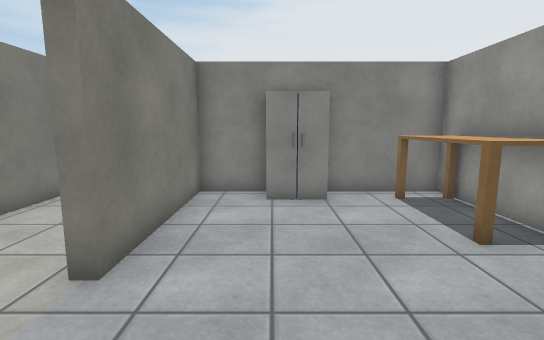
[1] (above)

24 first-person views from a walk through a robot-simulator world made for Webots. The camera is 1 m above the floor, tilts 8° down and sees 85° across. The floor is counted in squares, 0.5 m on a side. Each view is taken from the middle of a square. On the plan, view 1 faces up. The plan holds only what a view shows up to about 17 squares ahead; the rest is blank. The place goes on beyond the plan. The robots in the file are not drawn. Simple shapes and patterns stand in for the simulator's stock objects.

[2]
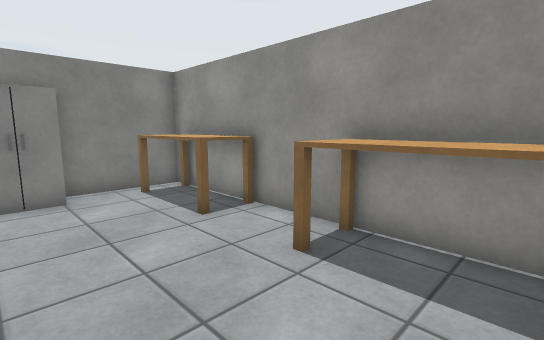

[3]
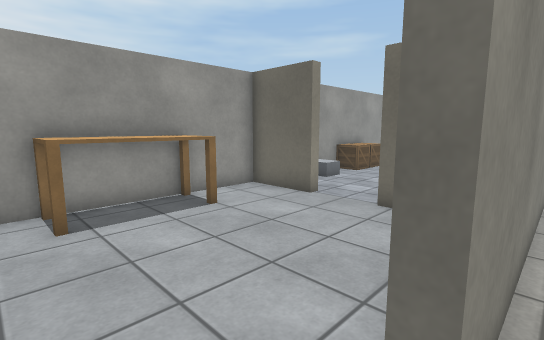

[4]
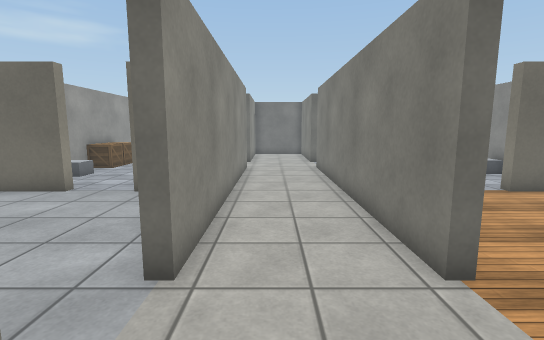

[5]
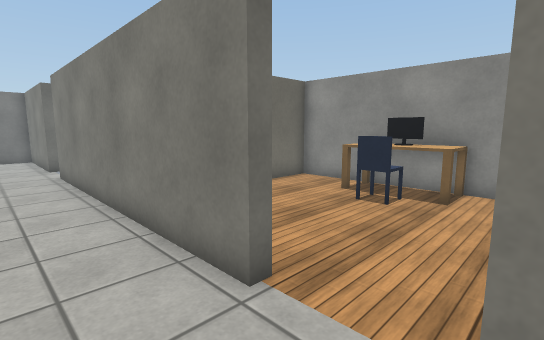

[6]
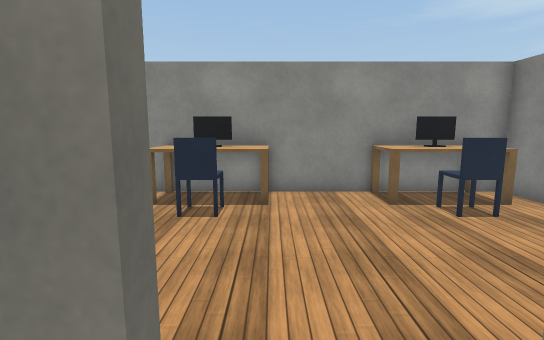

[7]
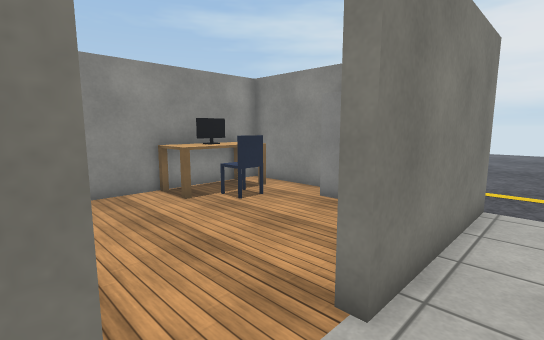

[8]
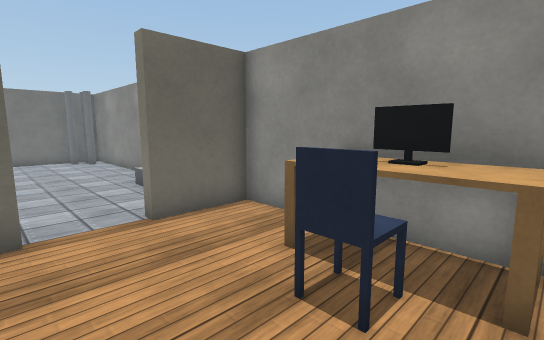

[9]
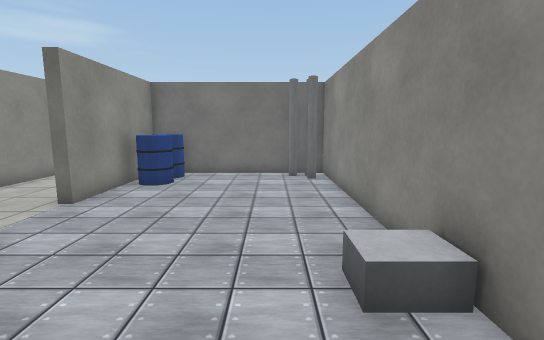

[10]
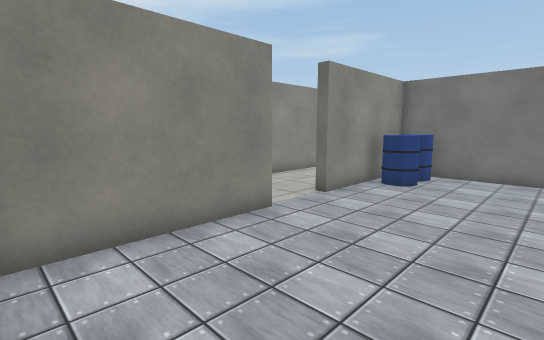

[11]
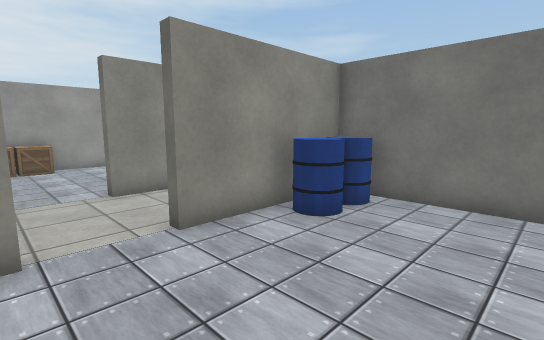

[12]
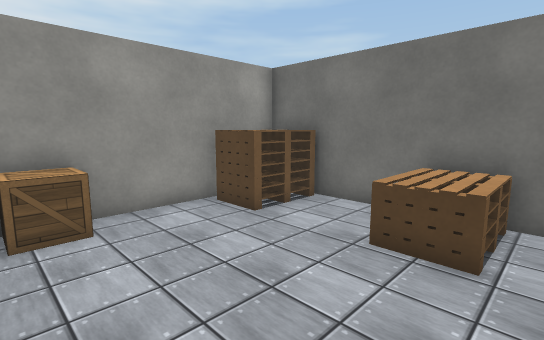

[13]
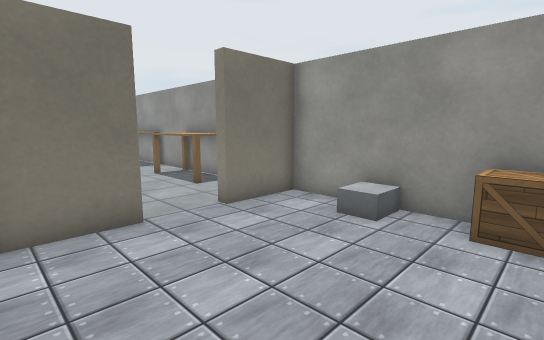

[14]
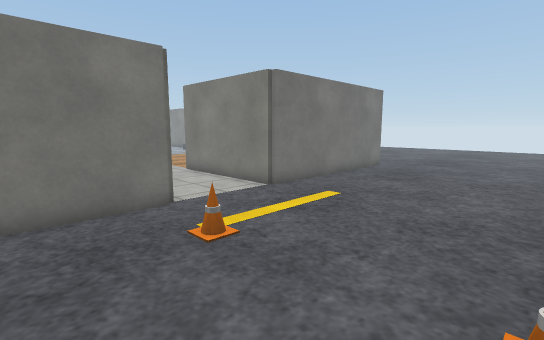

[15]
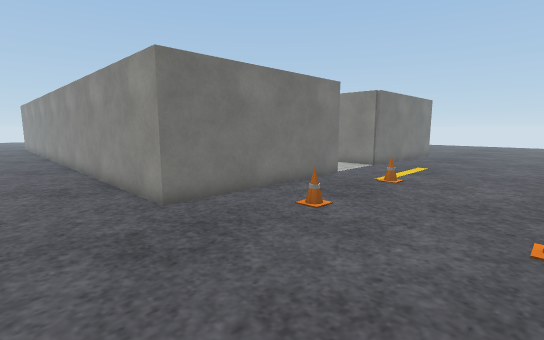

[16]
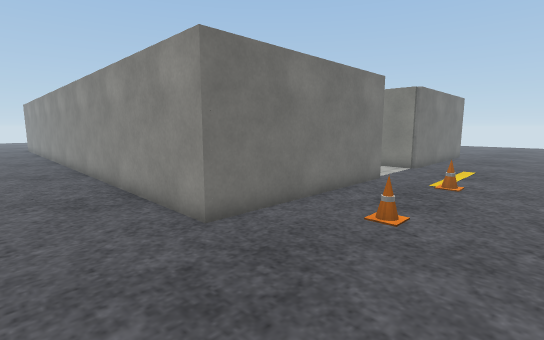

[17]
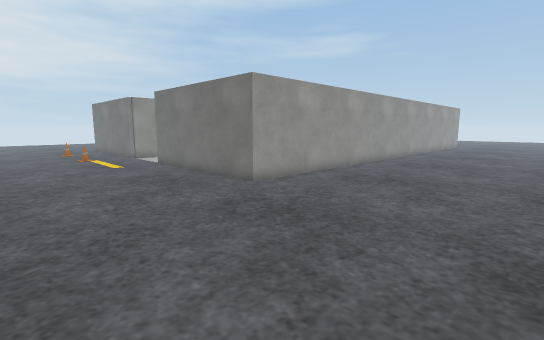

[18]
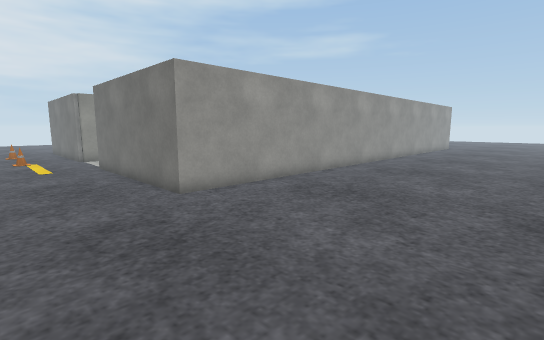

[19]
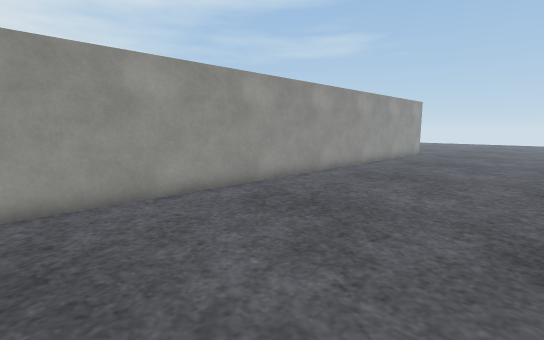

[20]
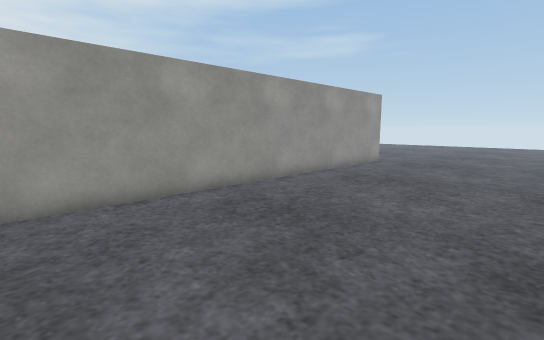

[21]
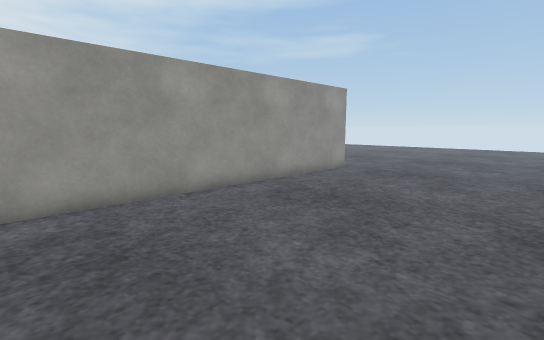

[22]
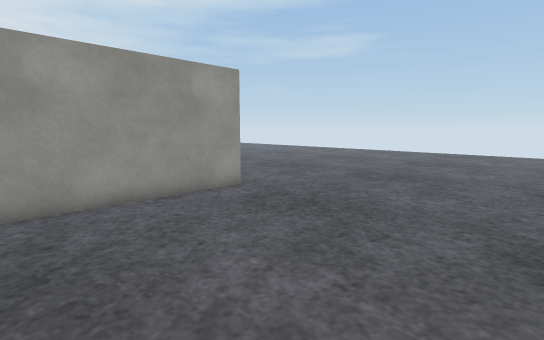

[23]
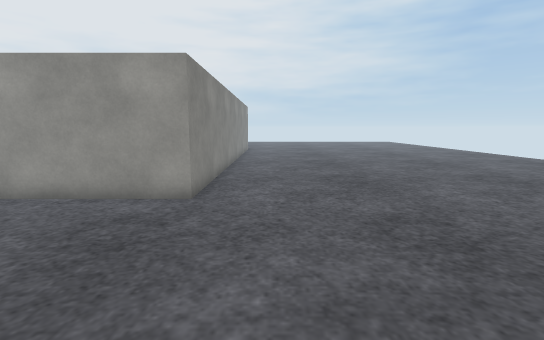

[24]
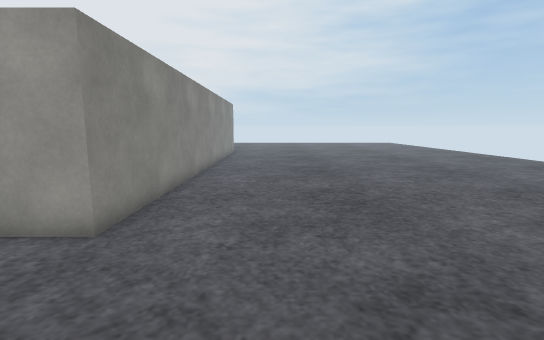

### Floor plan
Points are (right, up) in squares from view 1. A wall is a line through its corners. A room is listed if a view was taken in it or the views show most of it. See-through windows are left out.
Room 1 (views 1, 2)
walls: (5.3, 2.6) (5.3, 4.2); (2.6, -4.7) (2.6, -4.3) (5.3, -4.3) (5.3, -1.6); (0, -4.3) (0.5, -4.3); (-2.7, 1.3) (-2.2, 1.3); (5.7, 7.5) (5.7, -6.1); (5.3, 8.6) (5.3, 9.3) (1.4, 9.3); (0.6, 9.7) (1.6, 9.7); (-0.5, 9.3) (-2.3, 9.3) (-2.3, 3.7)
ways out: opening at (-2, 2.5) to room 2; opening at (1, 10) to room 2; opening at (1.5, -4) to room 2; opening at (8, 6.3) to room 2
objects: cabinet (0, 8) to (1, 9); table (4, -1) to (5, 2); table (4, 5) to (5, 8)
Room 2 (views 3, 4, 5, 6, 7, 8, 9, 10, 11, 12, 13, 14, 15, 16, 17, 18, 19, 20, 21, 22, 23, 24)
walls: (-6.7, -10.4) (-6.7, -5); (-14.3, -9.4) (-14.3, -16.5); (-14.7, -7.5) (-14.7, -1.4); (-2.7, -10.2) (-2.7, 1.3); (-6.7, -15.2) (-6.7, -12.7) (-6.3, -12.7) (-6.3, -18); (-14.3, -1.4) (-14.3, -4.3) (-11.6, -4.3) (-11.6, -4.8); (-14.7, -16.6) (-14.7, -9.4); (-6.2, -18.3) (-4.9, -18.3); (-12.5, -18.3) (-6.7, -18.3) (-6.7, -17.4); (0.5, -4.7) (-1.9, -4.7); (-6.8, 1.3) (-6.3, 1.3) (-6.3, -10.4); (-2.7, -17.6) (-2.7, -12.7) (-2.2, -12.7); (-2.6, -18.7) (-12.6, -18.7); (-14.7, 2.5) (-14.7, 4.6); (0.4, -18.3) (5.3, -18.3) (5.3, -17.4); (5.3, -9.4) (5.3, -8.6); (-2.3, 3.7) (-2.8, 3.7); (-14.3, 4.5) (-14.3, 2.5); (5.3, -6.4) (5.3, -4.7) (2.6, -4.7); (5.3, -15.2) (5.3, -12.6); (-10.4, 9.3) (-14.3, 9.3) (-14.3, 8.4); (-14.7, 8.5) (-14.7, 9.7) (-6.3, 9.7) (-6.3, 3.7) (-6.8, 3.7); (-2.6, 9.7) (0.6, 9.7); (1.6, 9.7) (5.7, 9.7) (5.7, 7.5)
ways out: opening at (-2, 2.5) to room 1; opening at (1, 10) to room 1; opening at (1.5, -4) to room 1; opening at (8, 6.3) to room 1
objects: grey pole (-14, -18); grey pole (-14, -17); metal box (-14, -9) to (-13, -8); table (-14, -1) to (-13, -1); monitor (-14, 0) to (-13, 0); table (-14, 1) to (-13, 2); table (-14, 5) to (-13, 6); monitor (-14, 7) to (-13, 7); table (-14, 8) to (-13, 8); grey pole (-13, -18); chair (-12, 0) to (-12, 1); chair (-12, 6) to (-12, 7); cabinet (-10, 8) to (-9, 9); barrel (-8, -18) to (-7, -17); barrel (-8, -16) to (-7, -16); cone (-2, 12); cone (-2, 17); stack of pallets (-1, -18) to (0, -16); cone (3, 12); cone (3, 17); stack of pallets (4, -18) to (5, -16); wooden box (4, -12) to (5, -11); wooden box (4, -10) to (5, -10); metal box (4, -8) to (5, -7)

Positions as (right, up) in squares from view 1, and headings:
1: (0, 0), facing up
2: (0, -1), facing up-right
3: (-3, 3), facing down-right
4: (-4, 5), facing down
5: (-4, 4), facing down-left
6: (-5, 2), facing left
7: (-5, 1), facing up-left
8: (-9, 2), facing down-left
9: (-12, -5), facing down
10: (-12, -5), facing down-right
11: (-12, -10), facing down-right
12: (-2, -11), facing down-right
13: (-2, -11), facing up-right
14: (1, 17), facing down-left
15: (9, 17), facing down-left
16: (9, 15), facing down-left
17: (-23, 17), facing down-right
18: (-23, 14), facing down-right
19: (-23, 6), facing down-right
20: (-23, -1), facing down-right
21: (-23, -5), facing down-right
22: (-23, -12), facing down-right
23: (-23, -21), facing right
24: (-20, -22), facing right
